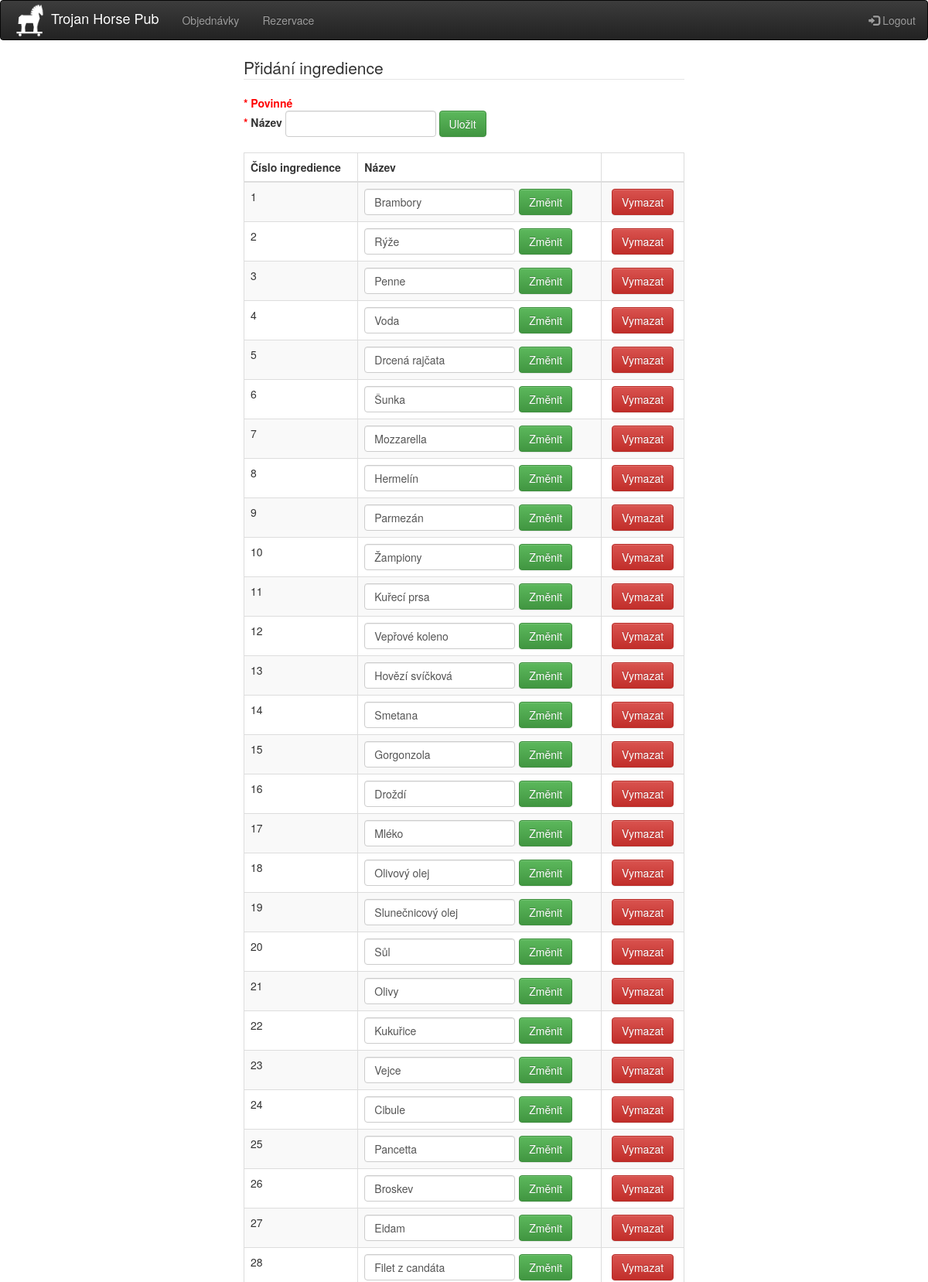
Page /menu_ingred.php (signed in, upper part) on the committed database.
### tables this page shows
CREATE TABLE `ingredience` (
  `id_ingredience` int(11) NOT NULL,
  `nazev_ingredience` varchar(30) NOT NULL,
  `hide_ingred` int(11) NOT NULL DEFAULT '0'
);

### menu_ingred.php (the view, shortened to what this page needs)
<?php
include_once "header.php";
?>
<div class="col-md-6 center-block">
<form class="form-inline" role="form" method="post" accept-charset="utf-8" action="menu_ingred_add_script.php">
<legend>Přidání ingredience</legend>
<span class="req_dot">* Povinné</span>
<br/>
<div class="form-group">
  <label for="nazev"><span class="req_dot">*</span>  Název</label>
  <input id="nazev" name="nazev" type="text" value="<?php if (isset($nazev)){ echo htmlspecialchars($nazev);} ?>" class="form-control" required="true" maxlength="30" oninvalid="this.setCustomValidity('Vyplňte název s max. délkou 30 znaků')" oninput="setCustomValidity('')">
</div>
<button type="submit" id="submit" name="submit" class="btn btn-success">Uložit</button>
</form>
<br/>
<table class="table table-bordered table-striped table-hover">
	<thead>
		<tr>
			<th>Číslo ingredience</th>
			<th>Název</th>
			<th></th>
		</tr>
	</thead>
	<tbody>
		<?php
			$db = connect_to_serv();
			$query = "SELECT * FROM ingredience WHERE hide_ingred = '0'";
			if ($result = mysqli_query($db, $query)) {
				while ($row = mysqli_fetch_assoc($result)){
					echo '<tr>';
					echo "<td>".$row['id_ingredience']."</td>";
					$id = $row['id_ingredience'];
					echo '<td><form class="form-inline" accept-charset="utf-8" role="form" method="post" action="menu_ingred_mod_script.php?id=' . $id . '"'. '><input id="nazev" name="nazev" type="text" method="post" value="'. htmlspecialchars($row['nazev_ingredience']). '"' . ' class="form-control input-md" required="true" maxlength="30" oninvalid="this.setCustomValidity("Vyplňte název s max. délkou 30 znaků")" oninput="setCustomValidity("")"><button style="margin: 0px 0px 0px 5px;" type="submit" class="btn btn-success">Změnit</button></form></td>';
					echo "<td> <button type='button' class='btn btn-danger center-block' onclick=\" if (confirm('Stlačením OK vymažete ingredienci!')) window.location.href ='menu_ingred_delete.php?id=$id';\">Vymazat</button> </td>";
					echo '</tr>';
				}
			}
		?>
	</tbody>
</table>
</div>
<?php include_once "footer.php";?>

### header.php (style rules this page uses)
.req_dot { color:red; font-weight:bold }
.center-block { float:none }

### rows in the picture
ingredience: id_ingredience "1", nazev "Brambory"
ingredience: id_ingredience "2", nazev "Rýže"
ingredience: id_ingredience "3", nazev "Penne"
ingredience: id_ingredience "4", nazev "Voda"
ingredience: id_ingredience "5", nazev "Drcená rajčata"
ingredience: id_ingredience "6", nazev "Šunka"
ingredience: id_ingredience "7", nazev "Mozzarella"
ingredience: id_ingredience "8", nazev "Hermelín"
ingredience: id_ingredience "9", nazev "Parmezán"
ingredience: id_ingredience "10", nazev "Žampiony"
ingredience: id_ingredience "11", nazev "Kuřecí­ prsa"
ingredience: id_ingredience "12", nazev "Vepřové koleno"
ingredience: id_ingredience "13", nazev "Hovězí svíčková"
ingredience: id_ingredience "14", nazev "Smetana"
ingredience: id_ingredience "15", nazev "Gorgonzola"
ingredience: id_ingredience "16", nazev "Droždí"
ingredience: id_ingredience "17", nazev "Mléko"
ingredience: id_ingredience "18", nazev "Olivový olej"
ingredience: id_ingredience "19", nazev "Slunečnicový olej"
ingredience: id_ingredience "20", nazev "Sůl"
ingredience: id_ingredience "21", nazev "Olivy"
ingredience: id_ingredience "22", nazev "Kukuřice"
ingredience: id_ingredience "23", nazev "Vejce"
ingredience: id_ingredience "24", nazev "Cibule"
ingredience: id_ingredience "25", nazev "Pancetta"
ingredience: id_ingredience "26", nazev "Broskev"
ingredience: id_ingredience "27", nazev "Eidam"
ingredience: id_ingredience "28", nazev "Filet z candáta"
